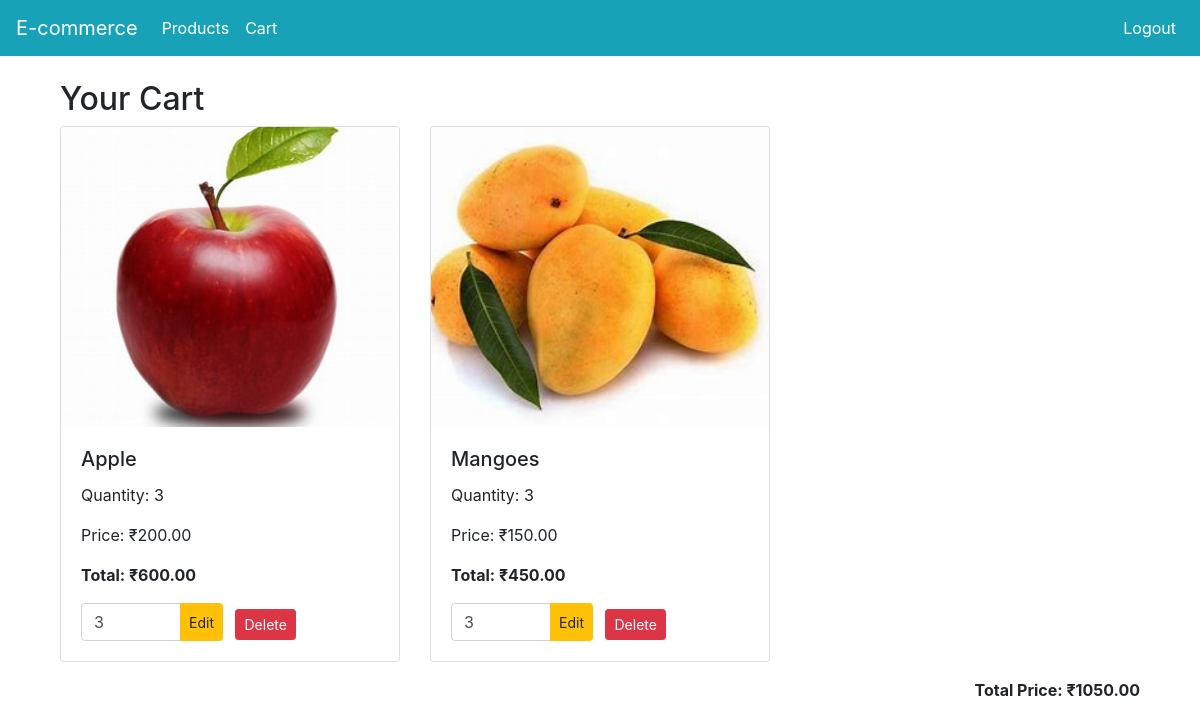
The page /cart/ (signed in) on the database its author committed.
### shop/models.py (models this page shows, shortened)
class CartItem(models.Model):
    user = models.ForeignKey(User, on_delete=models.CASCADE)
    product = models.ForeignKey(Product, on_delete=models.CASCADE)
    quantity = models.PositiveIntegerField(default=1)
    def item_total(self):
        return self.quantity * self.product.price

class Product(models.Model):
    name = models.CharField(max_length=200)
    description = models.TextField()
    price = models.DecimalField(max_digits=10, decimal_places=2)
    image = models.ImageField(upload_to='products/')
    stock = models.IntegerField(default=0)

### shop/views.py (the view)
# urls.py: path('cart/', views.cart_detail, name='cart_detail'),
@login_required
def cart_detail(request):
    cart_items = CartItem.objects.filter(user=request.user)
    total_price = sum(item.product.price * item.quantity for item in cart_items)
    if not cart_items:
        messages.info(request, 'Your cart is empty.')
    return render(request, 'cart_detail.html', {'cart_items': cart_items, 'total_price': total_price})

### template/cart_detail.html (shortened to what this page needs)
{% extends 'base.html' %}
{% block content %}
    <div class="container mt-4">
        <h2>Your Cart</h2>
        {% if cart_items %}
            <div class="row">
                {% for item in cart_items %}
                    <div class="col-md-4 col-sm-6 mb-3">
                        <div class="card cart-item h-100">
                            <div class="card-img-top-container" style="height: 300px; overflow: hidden;">
                                <img src="{{ item.product.image.url }}" class="card-img-top img-fluid" alt="{{ item.product.name }}" style="object-fit: cover; height: 100%;">
                            </div>
                            <div class="card-body d-flex flex-column">
                                <h5 class="card-title">{{ item.product.name }}</h5>
                                <p class="card-text">Quantity: {{ item.quantity }}</p>
                                <p class="card-text">Price: ₹{{ item.product.price }}</p>
                                <p class="card-text"><strong>Total: ₹{{ item.item_total }}</strong></p>
                                <div class="mt-auto">
                                    <form method="POST" action="{% url 'edit_cart_item' item.product.id %}" class="d-inline-block mr-2">
                                        <div class="input-group">
                                            <input type="number" name="quantity" value="{{ item.quantity }}" min="1" class="form-control quantity-input" style="width: 100px;">
                                            <div class="input-group-append">
                                                <button type="submit" class="btn btn-warning btn-sm">Edit</button>
                                            </div>
                                        </div>
                                    </form>
                                    <form method="POST" action="{% url 'delete_cart_item' item.product.id %}" class="d-inline-block">
                                        <button type="submit" class="btn btn-danger btn-sm">Delete</button>
                                    </form>
                                </div>
                            </div>
                        </div>
                    </div>
                {% endfor %}
            </div>
            <div class="row">
                <div class="col-12">
                    <p class="text-right"><strong>Total Price: ₹{{ total_price }}</strong></p>
                </div>
            </div>
        {% else %}
            <div class="alert alert-warning" role="alert">
                <h5>Your cart is empty!</h5>
                <p>Please add some products to your cart.</p>
                <a href="{% url 'product_list' %}" class="btn btn-primary">Back to Home</a>
            </div>
        {% endif %}
    </div>
{% endblock %}

### rows shown on the page
CartItem: product.image (picture), product.name "Apple", quantity "3", product.price "200.00", item_total "600.00"
CartItem: product.image (picture), product.name "Mangoes", quantity "3", product.price "150.00", item_total "450.00"

### other values the page prints
{{ total_price }} "1050.00"
